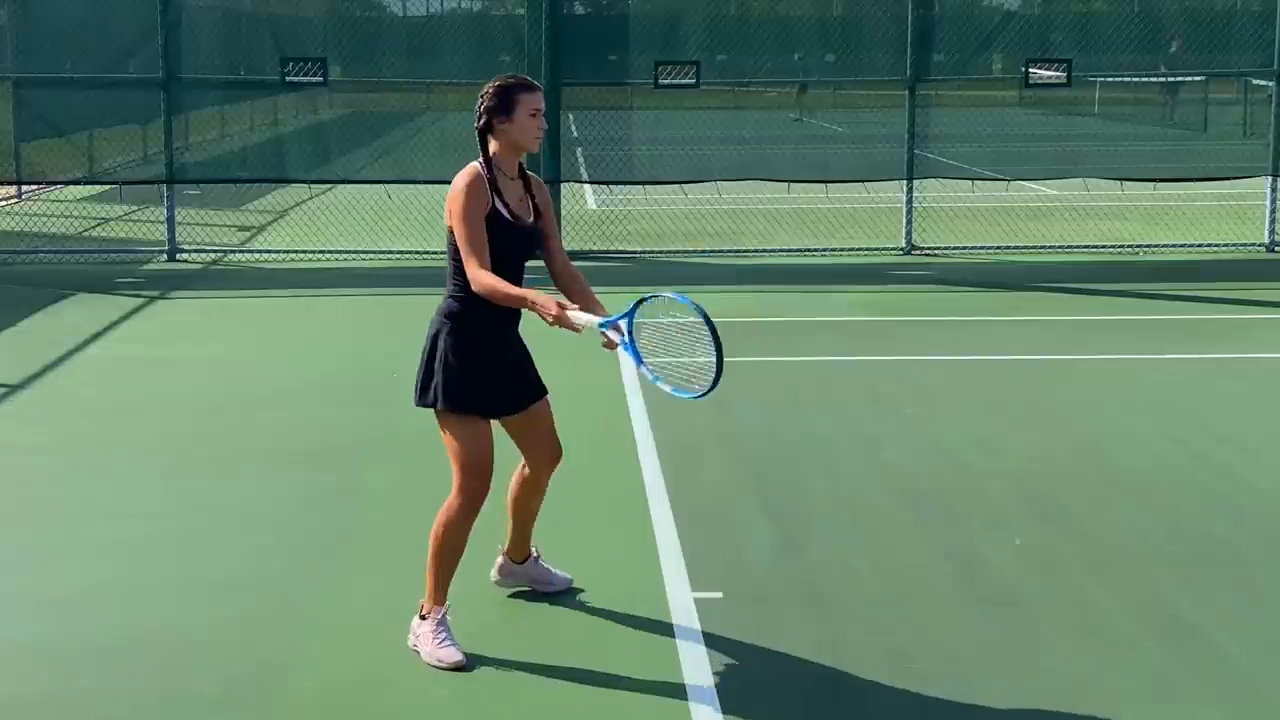
#> input picture frame 7 of data/video/amateur.mp4, 1280 x 720 px, given in place of swing_short.mp4, which was not available
$ python codecstest.py
#> lines starting #> are read from the running program, lines starting #| are printed output that depends on the picture; pictures that were not available may be replaced by others from this repository, and a replacement may not be noted
import cv2
from pathlib import Path

# Define video source
video_path = str(Path('data/video/swing_short.mp4'))

# Get video capture object
cap = cv2.VideoCapture(video_path)

# Get video properties
width = int(cap.get(cv2.CAP_PROP_FRAME_WIDTH))
height = int(cap.get(cv2.CAP_PROP_FRAME_HEIGHT))
fps = cap.get(cv2.CAP_PROP_FPS)

# Define the desired resized width and height
resized_width = int(width * 0.5)  # You can adjust the scaling factor as needed
resized_height = int(height * 0.5)

# Iterate through available codecs and try writing a small video
codecs_to_try = ['vp09', 'MJPG', 'mp4v', 'H264']
for codec in codecs_to_try:
    try:
        # Define the output video file
        output_path = f"output_{codec}.mp4"

        # Initialize VideoWriter with the codec
        fourcc = cv2.VideoWriter_fourcc(*codec)
        out = cv2.VideoWriter(output_path, fourcc, fps, (resized_width, resized_height))  # Use resized dimensions

        # Write all frames
        while True:
            ret, frame = cap.read()
            if not ret:
                break

            # Resize the frame
            frame_resized = cv2.resize(frame, (resized_width, resized_height))

            out.write(frame_resized)

        # Release VideoWriter
        out.release()
        print(f"Successfully created video with codec: {codec}")

    except Exception as e:
        print(f"Failed to create video with codec {codec}. Error: {e}")

# Release video capture object
cap.release()

$ run again, starting later in the video
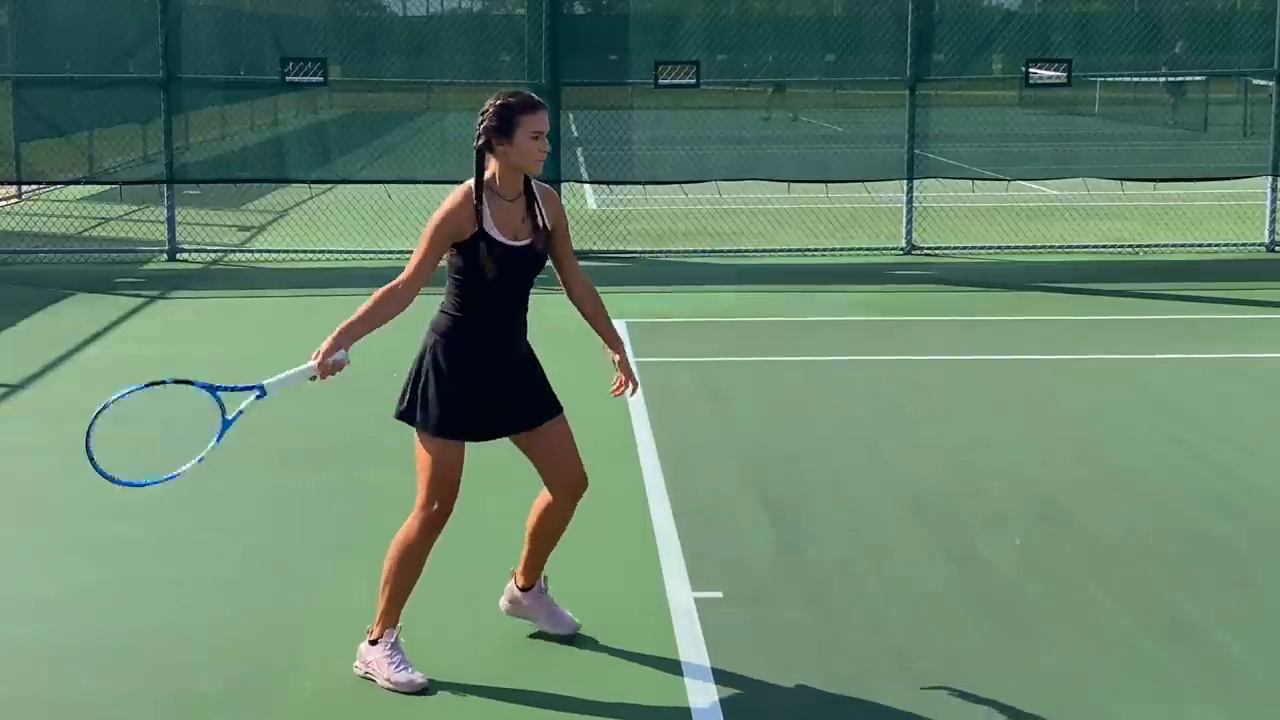
#> input picture frame 35 of data/video/amateur.mp4, 1280 x 720 px, given in place of swing_short.mp4, which was not available

$ run again, starting later in the video
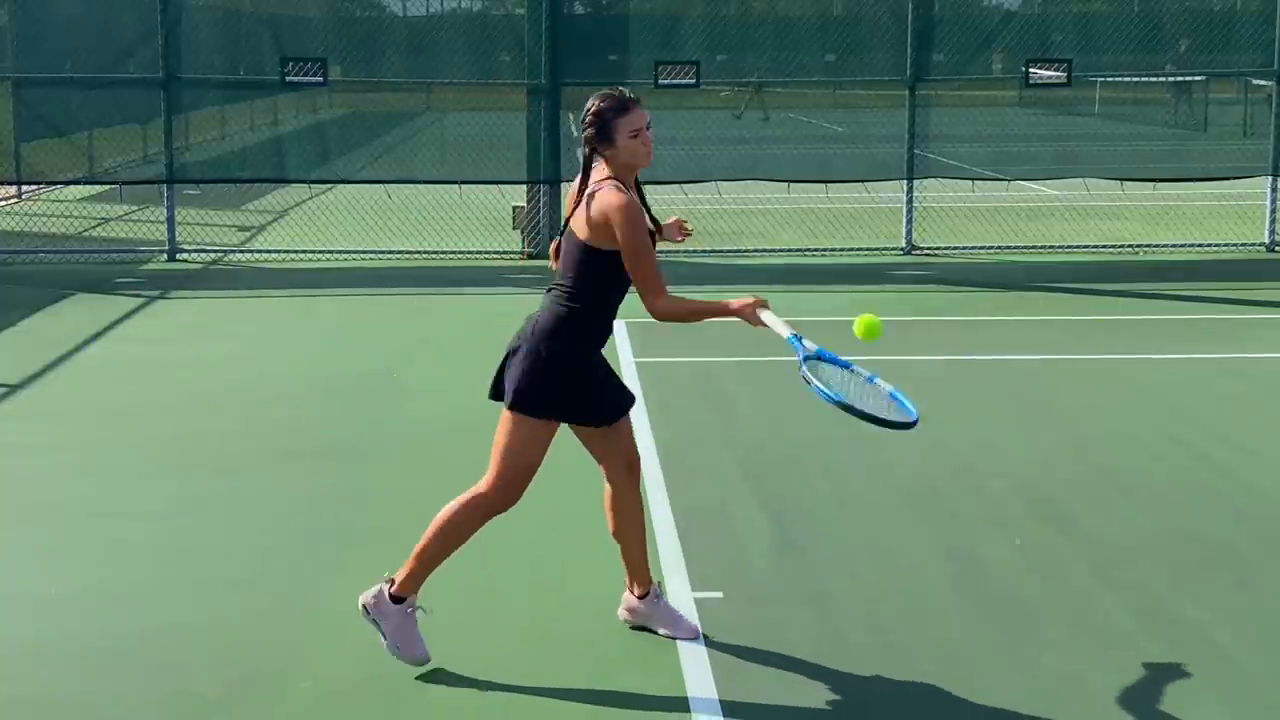
#> input picture frame 63 of data/video/amateur.mp4, 1280 x 720 px, given in place of swing_short.mp4, which was not available
#> the loop `for codec in codecs_to_try:` made 4 passes
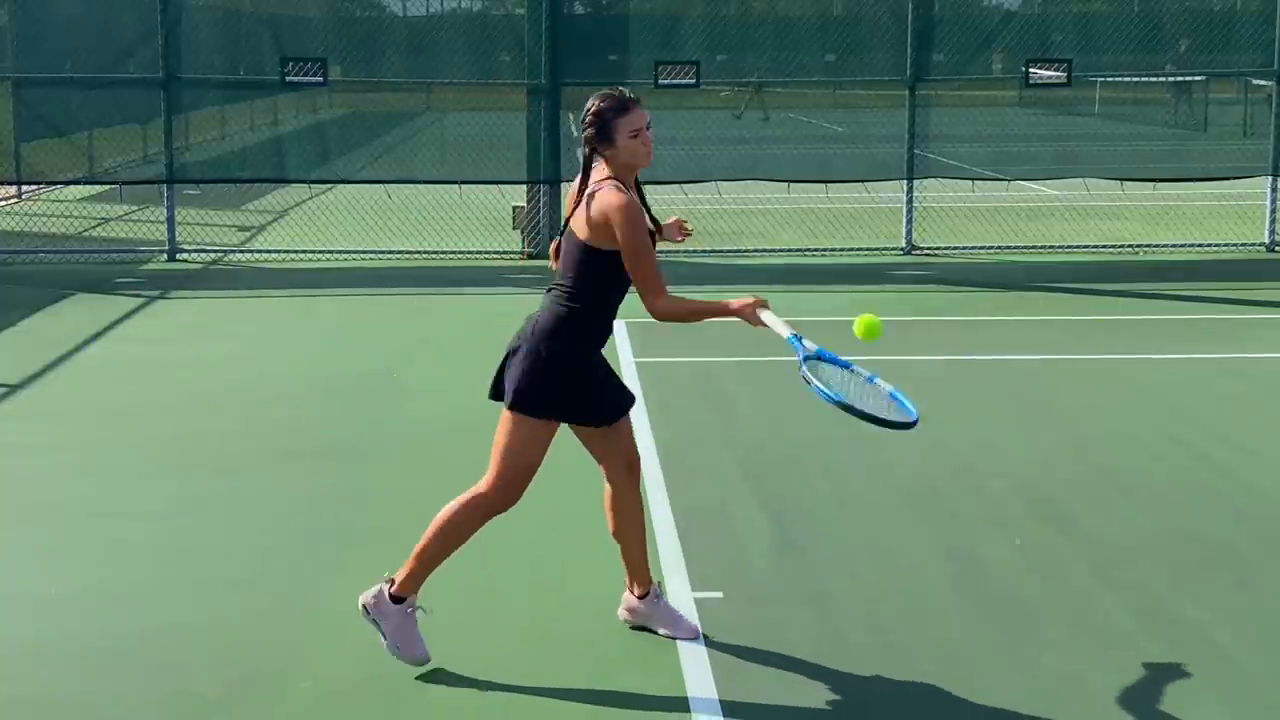
#> input picture frame 63 of data/video/amateur.mp4, 1280 x 720 px, given in place of swing_short.mp4, which was not available
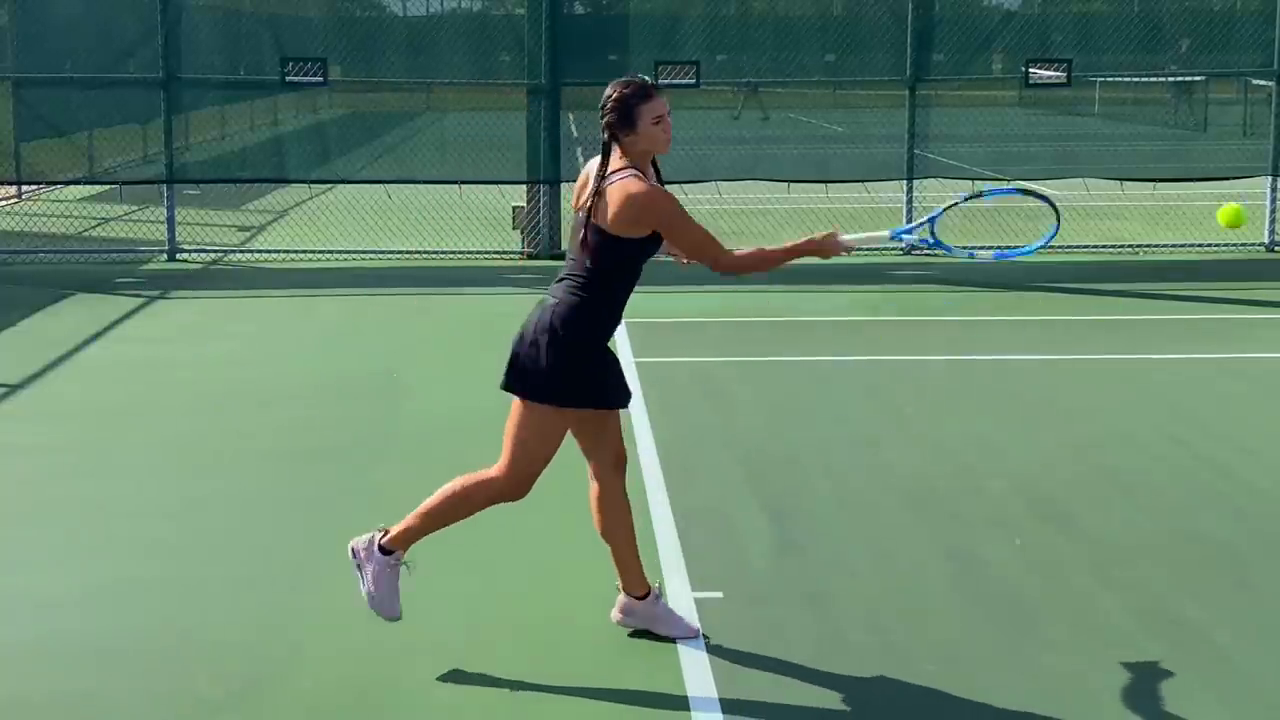
#> input picture frame 68 of data/video/amateur.mp4, 1280 x 720 px, given in place of swing_short.mp4, which was not available
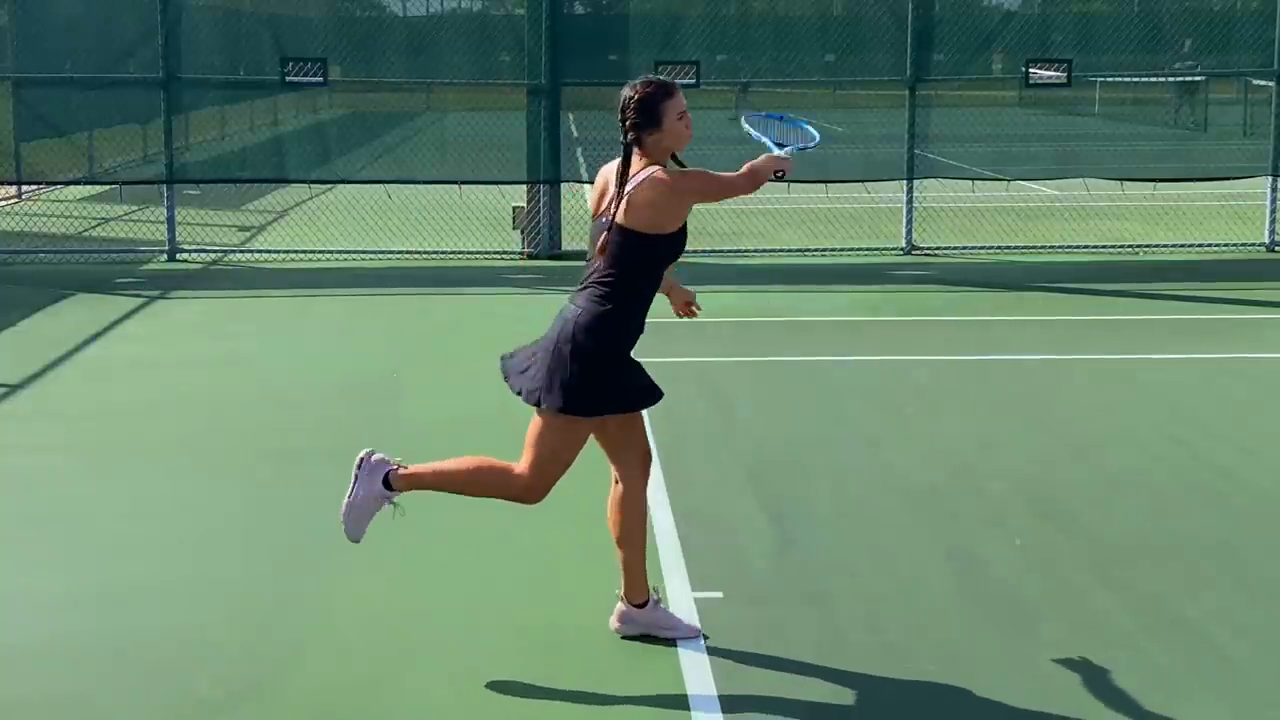
#> input picture frame 78 of data/video/amateur.mp4, 1280 x 720 px, given in place of swing_short.mp4, which was not available
